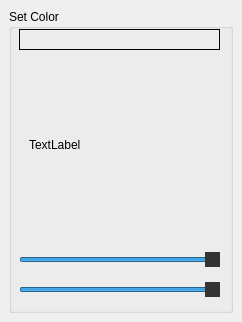
<?xml version="1.0" encoding="UTF-8"?>
<ui version="4.0">
 <class>MainWindow</class>
 <widget class="QMainWindow" name="MainWindow">
  <property name="enabled">
   <bool>true</bool>
  </property>
  <property name="geometry">
   <rect>
    <x>0</x>
    <y>0</y>
    <width>242</width>
    <height>322</height>
   </rect>
  </property>
  <property name="sizePolicy">
   <sizepolicy hsizetype="Preferred" vsizetype="Preferred">
    <horstretch>0</horstretch>
    <verstretch>0</verstretch>
   </sizepolicy>
  </property>
  <property name="mouseTracking">
   <bool>false</bool>
  </property>
  <property name="contextMenuPolicy">
   <enum>Qt::ActionsContextMenu</enum>
  </property>
  <property name="acceptDrops">
   <bool>false</bool>
  </property>
  <property name="windowTitle">
   <string>MainWindow</string>
  </property>
  <property name="documentMode">
   <bool>false</bool>
  </property>
  <widget class="QWidget" name="centralwidget">
   <layout class="QVBoxLayout" name="verticalLayout">
    <item>
     <widget class="QGroupBox" name="groupBox_3">
      <property name="title">
       <string>Set Color</string>
      </property>
      <widget class="QLabel" name="l_color_role">
       <property name="geometry">
        <rect>
         <x>20</x>
         <y>50</y>
         <width>181</width>
         <height>171</height>
        </rect>
       </property>
       <property name="text">
        <string>TextLabel</string>
       </property>
      </widget>
      <widget class="QLabel" name="l_current_color">
       <property name="enabled">
        <bool>true</bool>
       </property>
       <property name="geometry">
        <rect>
         <x>10</x>
         <y>20</y>
         <width>201</width>
         <height>21</height>
        </rect>
       </property>
       <property name="autoFillBackground">
        <bool>false</bool>
       </property>
       <property name="styleSheet">
        <string notr="true"/>
       </property>
       <property name="frameShape">
        <enum>QFrame::Box</enum>
       </property>
       <property name="text">
        <string/>
       </property>
      </widget>
      <widget class="QSlider" name="sl_value">
       <property name="geometry">
        <rect>
         <x>10</x>
         <y>270</y>
         <width>201</width>
         <height>22</height>
        </rect>
       </property>
       <property name="styleSheet">
        <string notr="true">QSlider::groove:horizontal {
background:qlineargradient(x1:0, y1:0, x2:1, y2:0,
    stop:0 #000 , stop:1 #fff,);
height: 10px;

}


QSlider::handle::horizontal
{
    background: #333;
    width:8px;
    margin: -6px 0;
}</string>
       </property>
       <property name="maximum">
        <number>255</number>
       </property>
       <property name="value">
        <number>255</number>
       </property>
       <property name="orientation">
        <enum>Qt::Horizontal</enum>
       </property>
      </widget>
      <widget class="QSlider" name="sl_saturation">
       <property name="geometry">
        <rect>
         <x>10</x>
         <y>240</y>
         <width>201</width>
         <height>22</height>
        </rect>
       </property>
       <property name="styleSheet">
        <string notr="true">QSlider::groove:horizontal {
background:qlineargradient(x1:0, y1:0, x2:1, y2:0,
    stop:0 #000 , stop:1 #fff,);
height: 10px;

}


QSlider::handle::horizontal
{
    background: #333;
    width:8px;
    margin: -6px 0;
}</string>
       </property>
       <property name="maximum">
        <number>255</number>
       </property>
       <property name="value">
        <number>255</number>
       </property>
       <property name="orientation">
        <enum>Qt::Horizontal</enum>
       </property>
      </widget>
     </widget>
    </item>
   </layout>
  </widget>
 </widget>
 <resources/>
 <connections/>
</ui>
